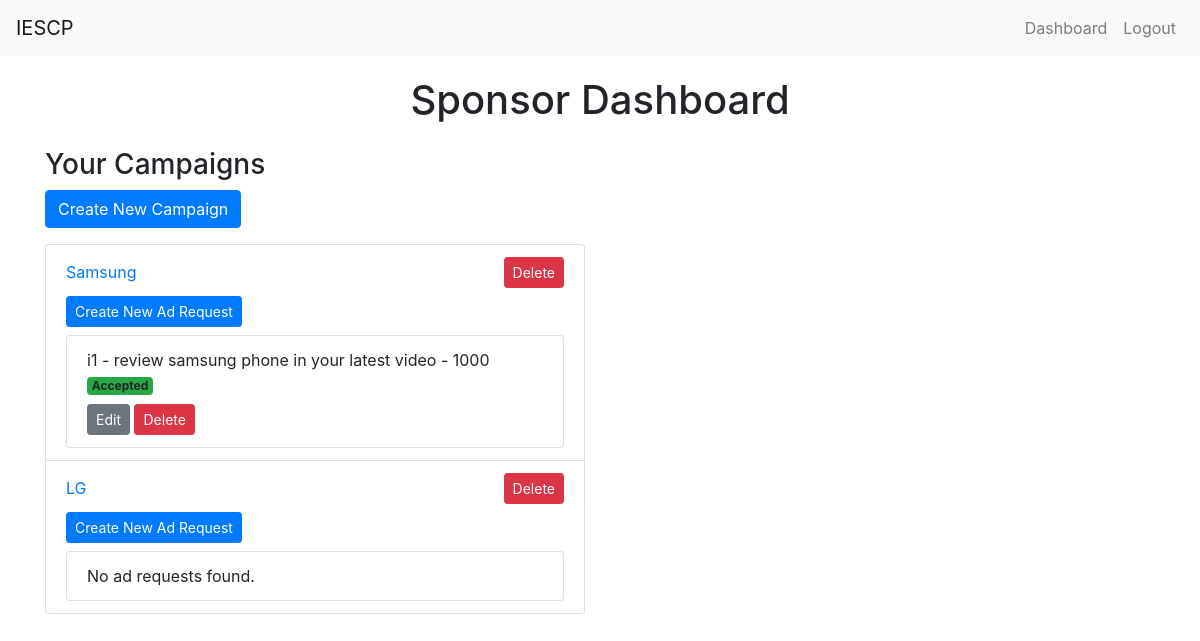
Page /sponsor_dashboard (signed in) on the earlier database version.
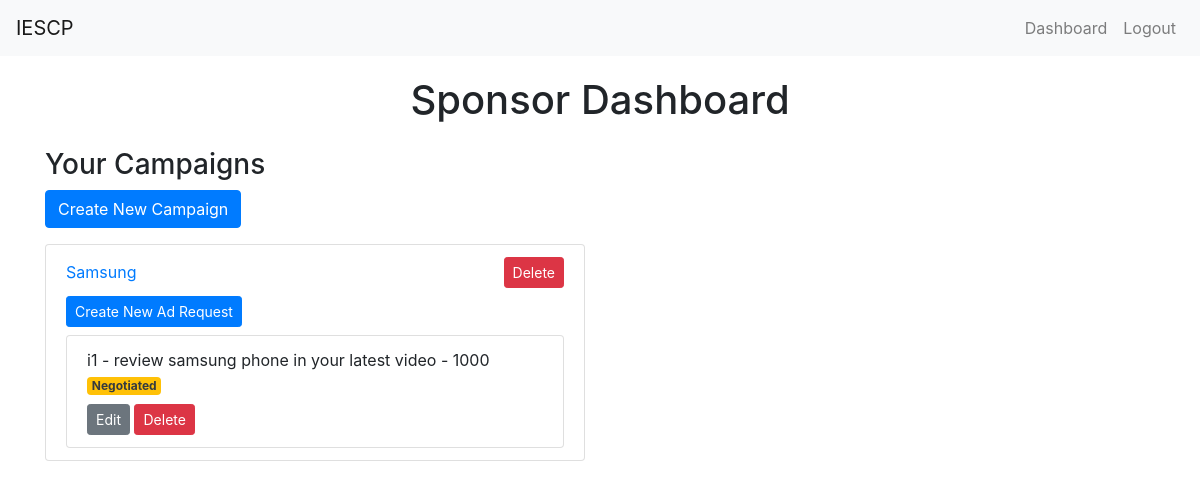
Same page on the later database version.
### app.py (models this page shows, shortened)
class Campaign(db.Model):
    id = db.Column(db.Integer, primary_key=True)
    name = db.Column(db.String(100), nullable=False)
    description = db.Column(db.String(200))
    start_date = db.Column(db.DateTime, default=db.func.current_timestamp())
    end_date = db.Column(db.DateTime)
    budget = db.Column(db.Float, nullable=False)
    owner_id = db.Column(db.Integer, db.ForeignKey('user.id'), nullable=False)
    visibility = db.Column(db.String(10))  # 'public' or 'private'
    ad_requests = db.relationship('AdRequest', backref='campaign', lazy=True)

class AdRequest(db.Model):
    id = db.Column(db.Integer, primary_key=True)
    campaign_id = db.Column(db.Integer, db.ForeignKey('campaign.id'), nullable=False)
    influencer_id = db.Column(db.Integer, db.ForeignKey('user.id'), nullable=False)
    messages = db.Column(db.Text)
    requirements = db.Column(db.Text)
    payment_amount = db.Column(db.Integer)
    negotiation_comment = db.Column(db.Text, nullable=True)
    status = db.Column(db.String(20), nullable=False, default='Requested')

class User(UserMixin, db.Model):
    id = db.Column(db.Integer, primary_key=True)
    username = db.Column(db.String(50), unique=True, nullable=False)
    password = db.Column(db.String(200), nullable=False)
    role = db.Column(db.String(20), nullable=False)  # 'admin', 'sponsor', 'influencer'
    campaigns = db.relationship('Campaign', backref='owner', lazy=True)
    ad_requests = db.relationship('AdRequest', backref='influencer', lazy=True)
    company_name = db.Column(db.String(100))
    industry = db.Column(db.String(100))
    budget = db.Column(db.Integer)
    category = db.Column(db.String(100))
    niche = db.Column(db.String(100))
    reach = db.Column(db.Integer)

### app.py (the view)
@app.route('/sponsor_dashboard')
@login_required
def sponsor_dashboard():
    if current_user.role != 'sponsor':
        flash('Access unauthorized!', 'danger')
        return redirect(url_for('index'))
    campaigns = Campaign.query.filter_by(owner_id=current_user.id).all()
    ad_requests = AdRequest.query.join(Campaign).filter(Campaign.owner_id == current_user.id).all()
    return render_template('sponsor_dashboard.html', campaigns=campaigns, ad_requests=ad_requests)

### app.py (called while the page is built)
@login_manager.user_loader
def load_user(user_id):
    return User.query.get(int(user_id))

### templates/sponsor_dashboard.html (shortened to what this page needs)
{% extends "layout.html" %}
{% block content %}
<h1 class="text-center mb-4">Sponsor Dashboard</h1>
<div class="row">
    <div class="col-md-6">
        <h3>Your Campaigns</h3>
        <a href="{{ url_for('create_campaign') }}" class="btn btn-primary mb-3">Create New Campaign</a>
        <ul class="list-group">
            {% for campaign in campaigns %}
            <li class="list-group-item">
                <div class="d-flex justify-content-between align-items-center">
                    <a href="{{ url_for('update_campaign', campaign_id=campaign.id) }}">{{ campaign.name }}</a>
                    <form method="POST" action="{{ url_for('delete_campaign', campaign_id=campaign.id) }}" class="d-inline">
                        <button type="submit" class="btn btn-danger btn-sm">Delete</button>
                    </form>
                </div>
                <a href="{{ url_for('create_ad_request') }}" class="btn btn-primary btn-sm mt-2 mb-2">Create New Ad Request</a>
                <ul class="list-group">
                    {% for ad_request in campaign.ad_requests %}
                    <li class="list-group-item">
                        {{ ad_request.influencer.username }} - {{ ad_request.requirements }} - {{ ad_request.payment_amount }}
                        <span class="badge {% if ad_request.status == 'Accepted' %}bg-success{% elif ad_request.status == 'Rejected' %}bg-danger{% elif ad_request.status == 'Requested' %}bg-light{% elif ad_request.status == 'Negotiated' %}bg-warning text-dark{% endif %}">
                            {{ ad_request.status }}
                        </span>
                        <div class="mt-2">
                            <a href="{{ url_for('update_ad_request', ad_request_id=ad_request.id) }}" class="btn btn-secondary btn-sm">Edit</a>
                            <form method="POST" action="{{ url_for('delete_ad_request', ad_request_id=ad_request.id) }}" class="d-inline">
                                <button type="submit" class="btn btn-danger btn-sm">Delete</button>
                            </form>
                        </div>
                    </li>
                    {% else %}
                    <li class="list-group-item">No ad requests found.</li>
                    {% endfor %}
                </ul>
            </li>
            {% else %}
            <li class="list-group-item">No campaigns found.</li>
            {% endfor %}
        </ul>
    </div>
</div>
{% endblock %}

### templates/layout.html (shortened to what this page needs)
<!DOCTYPE html>
<html lang="en">
<head>
    <link rel="stylesheet" href="https://maxcdn.bootstrapcdn.com/bootstrap/4.5.2/css/bootstrap.min.css">
</head>
<body>
    <nav class="navbar navbar-expand-lg navbar-light bg-light">
        <a class="navbar-brand" href="{{ url_for('home') }}">IESCP</a>
        <div class="collapse navbar-collapse" id="navbarNav">
            <ul class="navbar-nav ml-auto">
                {% if current_user.is_authenticated %}
                    {% if current_user.role == 'admin' %}
                        <li class="nav-item">
                            <a class="nav-link" href="{{ url_for('admin_dashboard') }}">Dashboard</a>
                        </li>
                    {% elif current_user.role == 'sponsor' %}
                        <li class="nav-item">
                            <a class="nav-link" href="{{ url_for('sponsor_dashboard') }}">Dashboard</a>
                        </li>
                    {% elif current_user.role == 'influencer' %}
                        <li class="nav-item">
                            <a class="nav-link" href="{{ url_for('influencer_dashboard') }}">Dashboard</a>
                        </li>
                    {% endif %}
                    <li class="nav-item">
                        <a class="nav-link" href="{{ url_for('logout') }}">Logout</a>
                    </li>
                {% endif %}
            </ul>
        </div>
    </nav>
    <div class="container">
        {% block content %}{% endblock %}
    </div>
</body>
</html>

### templates/layout.html (style rules this page uses)
.container { margin-top: 20px; }

Differences in the rows shown:
removed Campaign: name "LG"
changed AdRequest "review samsung phone in your latest video": status "Accepted" → "Negotiated"
